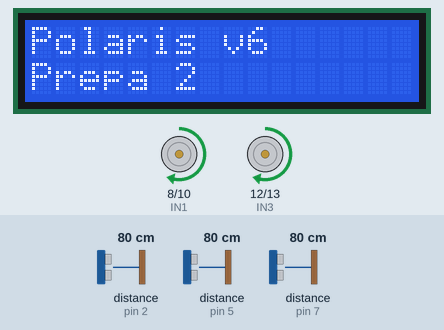
Bench run of a sketch on a simulated Arduino Uno, built with avr-gcc and run on an emulated ATmega328P. Parts: 16×2 character LCD, motor-driver pin pairs drawn as motors (green arrow = first pin HIGH = forward, orange = second pin HIGH = backward, longer = more drive, scaled by the enable pin). Wiring (inferred from the names in the program): 3 × ultrasonic range finder: trigger pin 3, echo pin 2 / trigger pin 4, echo pin 5 / trigger pin 6, echo pin 7. The inputs (shaded band) are chosen by the test bench; at power-on: distance to the obstacle (sensors on pin 5, pin 2, pin 7) 80 cm. The echo pulse lasts 58.3 µs per cm; what the sketch prints to the serial monitor is not drawn.

Above: at 2.2 s.
2.3 s: distance to the obstacle (sensor on pin 5) set to 14 cm
3.8 s: distance to the obstacle (sensor on pin 5) set to 10 cm
At 4.5 s:
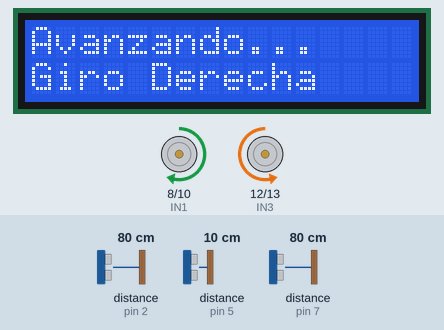
6.8 s: distance to the obstacle (sensor on pin 2) set to 84 cm
At 7.5 s:
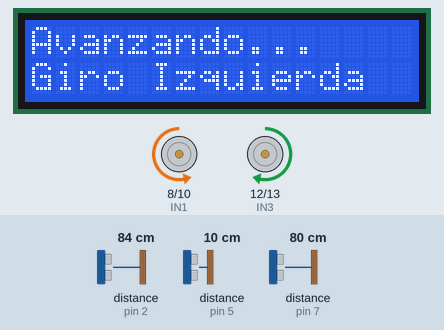
9.8 s: distance to the obstacle (sensor on pin 7) set to 2 cm
At 10.4 s:
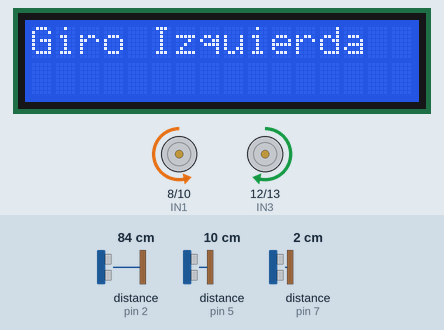
12.8 s: distance to the obstacle (sensor on pin 2) set to 13 cm
14.5 s: distance to the obstacle (sensor on pin 2) set to 10 cm
At 15.8 s:
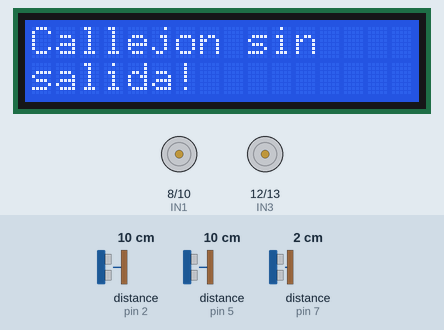
Timing chart, 0 to 18.5 s (numbered marks = the images above; inputs shaded):
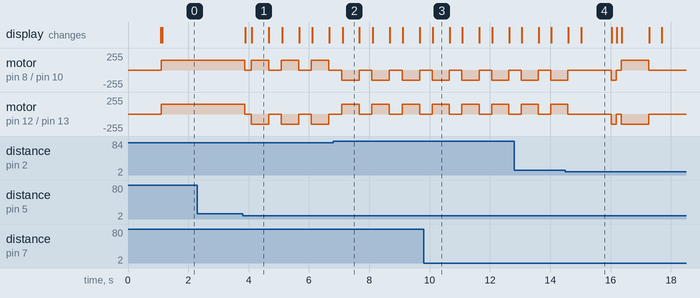

Measured:
- the behaviour switches between 13 and 12 cm on distance to the obstacle (sensor on pin 5) (found by bisection; images 0 and 1)
- the behaviour switches between 80 and 81 cm on distance to the obstacle (sensor on pin 2) (found by bisection; images 1 and 2)
- the behaviour switches between 12 and 11 cm on distance to the obstacle (sensor on pin 2) (found by bisection; images 3 and 4)
- after the input at 2.3 s, every drawn part: stays the same
- after the input at 3.8 s, motor on pin 8 (IN1) / pin 10 (IN2): forward 150/255 → stopped after 0.07 s, then repeats every 1.0 s: forward 150/255 0.58 s, stopped 0.42 s; motor on pin 12 (IN3) / pin 13 (IN4): forward 150/255 → stopped after 0.07 s, then repeats every 1.0 s: backward 150/255 0.58 s, stopped 0.42 s
- after the input at 6.8 s, the display: changes after 0.31 s (image 2)
- after the input at 9.8 s, the display: changes after 0.30 s (image 3)
- after the input at 14.5 s, the display: first differs from a run without the input after 0.52 s (image 4)

The sketch:

RobotMazePractica02.ino
```cpp
#include <Wire.h>
#include <LiquidCrystal_I2C.h>

// Configuración de los pines del controlador L298N
int ENA = 9;
int IN1 = 8;
int IN2 = 10;
int IN3 = 12;
int IN4 = 13;
int ENB = 11;

// Configuración de los pines para los sensores ultrasónicos
int trigg1 = 4;
int echo1 = 5;
long duration1;
long distance1;

int trigg2 = 6;
int echo2 = 7;
long duration2;
long distance2;

int trigg3 = 3;
int echo3 = 2;
long duration3;
long distance3;

// Parámetros de navegación del robot
int distanciaF = 12;
int Dpasillo = 10;
int ladoL = 7;

// Configuración del LCD I2C
LiquidCrystal_I2C lcd(0x27, 16, 2);

// Variable para almacenar el estado actual del robot
char estadoActual = ' ';

void setup() {
  Serial.begin(19200);

  // Inicialización del LCD
  Wire.begin();
  lcd.begin(16, 2);
  lcd.backlight();

  // Configuración de pines para el L298N
  pinMode(ENA, OUTPUT);
  pinMode(IN1, OUTPUT);
  pinMode(IN2, OUTPUT);
  pinMode(IN3, OUTPUT);
  pinMode(IN4, OUTPUT);
  pinMode(ENB, OUTPUT);

  // Configuración de pines para los sensores ultrasónicos
  pinMode(trigg1, OUTPUT);
  pinMode(echo1, INPUT);
  pinMode(trigg2, OUTPUT);
  pinMode(echo2, INPUT);
  pinMode(trigg3, OUTPUT);
  pinMode(echo3, INPUT);

  lcd.setCursor(0, 0);
  lcd.print("Robot Iniciado");
  lcd.setCursor(0, 1);
  lcd.print("Buscando...");
  delay(1000);
  lcd.clear();
}

void loop() {
  lecturas();

  if (distance1 < distanciaF) {
    // Si hay un obstáculo al frente, se detiene y evalúa
    detener();
    actualizarLCD('P');
    delay(200);

    bool derechaTransitable = (distance2 > Dpasillo);
    bool izquierdaTransitable = (distance3 > Dpasillo);

    if (derechaTransitable && !izquierdaTransitable) {
      derecha();
      actualizarLCD('D');
      delay(550);
      detener();
      actualizarLCD('P');
      delay(150);
    } else if (izquierdaTransitable && !derechaTransitable) {
      izquierda();
      actualizarLCD('I');
      delay(550);
      detener();
      actualizarLCD('P');
      delay(150);
    } else if (derechaTransitable && izquierdaTransitable) {
      if (distance2 >= distance3) {
        derecha();
        actualizarLCD('d');
      } else {
        izquierda();
        actualizarLCD('i');
      }
      delay(550);
      detener();
      actualizarLCD('P');
      delay(150);
    } else {
      // **¡BLOQUE DE ESCAPE!** Esto se activa cuando todos los sensores
      // detectan un obstáculo muy cerca (distancia < Dpasillo).
      // El robot está en un callejón sin salida y necesita girar.
      actualizarLCD('S'); // S para "sin salida"
      delay(1000); // Muestra el mensaje por 1 segundo

      atras();
      actualizarLCD('R');
      delay(150);
      detener();
      actualizarLCD('P');
      delay(150);

      // Ahora intenta el giro de escape (180 grados)
      derecha();
      actualizarLCD('U');
      delay(900);
      detener();
      actualizarLCD('P');
      delay(150);
    }
  } else {
    avanzar();
    actualizarLCD('A');
  }
  delay(50);
}

// Función para actualizar el LCD
void actualizarLCD(char nuevoEstado) {
  if (nuevoEstado != estadoActual) {
    lcd.clear();
    lcd.setCursor(0, 0);

    switch (nuevoEstado) {
      case 'A':
        lcd.print("Polaris v6");
        lcd.setCursor(0, 1);
        lcd.print("Prepa 2");
        break;
      case 'R':
        lcd.print("Retrocediendo");
        break;
      case 'D':
        lcd.print("Giro Derecha");
        break;
      case 'I':
        lcd.print("Giro Izquierda");
        break;
      case 'P':
        lcd.print("Detenido");
        break;
      case 'U':
        lcd.print("Giro de 180");
        break;
      case 'd':
        lcd.print("Avanzando...");
        lcd.setCursor(0, 1);
        lcd.print("Giro Derecha");
        break;
      case 'i':
        lcd.print("Avanzando...");
        lcd.setCursor(0, 1);
        lcd.print("Giro Izquierda");
        break;
      case 'S':
        lcd.print("Callejon sin");
        lcd.setCursor(0, 1);
        lcd.print("salida!");
        break;
      default:
        lcd.print("Comando Desconocido");
        break;
    }
    estadoActual = nuevoEstado;
  }
}


// Funciones de movimiento
void avanzar() {
  digitalWrite(IN1, HIGH);
  analogWrite(ENA, 150);
  digitalWrite(IN2, LOW);
  digitalWrite(IN3, HIGH);
  analogWrite(ENB, 150);
  digitalWrite(IN4, LOW);
}

void detener() {
  digitalWrite(IN1, LOW);
  analogWrite(ENA, 0);
  digitalWrite(IN2, LOW);
  digitalWrite(IN3, LOW);
  analogWrite(ENB, 0);
  digitalWrite(IN4, LOW);
}

void derecha() {
  digitalWrite(IN1, HIGH);
  analogWrite(ENA, 150);
  digitalWrite(IN2, LOW);
  digitalWrite(IN3, LOW);
  analogWrite(ENB, 150);
  digitalWrite(IN4, HIGH);
}

void izquierda() {
  digitalWrite(IN1, LOW);
  analogWrite(ENA, 150);
  digitalWrite(IN2, HIGH);
  digitalWrite(IN3, HIGH);
  analogWrite(ENB, 150);
  digitalWrite(IN4, LOW);
}

void atras() {
  digitalWrite(IN1, LOW);
  analogWrite(ENA, 150);
  digitalWrite(IN2, HIGH);
  digitalWrite(IN3, LOW);
  analogWrite(ENB, 150);
  digitalWrite(IN4, HIGH);
}

// Funciones de lectura de sensores ultrasónicos
void lectura1() {
  digitalWrite(trigg1, LOW);
  delayMicroseconds(2);
  digitalWrite(trigg1, HIGH);
  delayMicroseconds(10);
  digitalWrite(trigg1, LOW);
  duration1 = pulseIn(echo1, HIGH);
  distance1 = duration1 * 0.034 / 2;
  if (distance1 == 0 || distance1 > 400) distance1 = 999;
}

void lectura2() {
  digitalWrite(trigg2, LOW);
  delayMicroseconds(2);
  digitalWrite(trigg2, HIGH);
  delayMicroseconds(10);
  digitalWrite(trigg2, LOW);
  duration2 = pulseIn(echo2, HIGH);
  distance2 = duration2 * 0.034 / 2;
  if (distance2 == 0 || distance2 > 400) distance2 = 999;
}

void lectura3() {
  digitalWrite(trigg3, LOW);
  delayMicroseconds(2);
  digitalWrite(trigg3, HIGH);
  delayMicroseconds(10);
  digitalWrite(trigg3, LOW);
  duration3 = pulseIn(echo3, HIGH);
  distance3 = duration3 * 0.034 / 2;
  if (distance3 == 0 || distance3 > 400) distance3 = 999;
}

void lecturas() {
  lectura1();
  lectura2();
  lectura3();
  Serial.print("Distancias: F=");
  Serial.print(distance1);
  Serial.print("cm, D=");
  Serial.print(distance2);
  Serial.print("cm, I=");
  Serial.print(distance3);
  Serial.println("cm");
}
```
